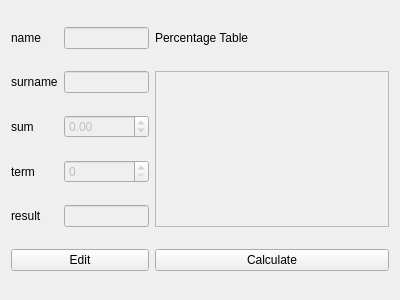
<?xml version="1.0" encoding="UTF-8"?>
<ui version="4.0">
 <class>Progresive</class>
 <widget class="QWidget" name="Progresive">
  <property name="geometry">
   <rect>
    <x>0</x>
    <y>0</y>
    <width>400</width>
    <height>300</height>
   </rect>
  </property>
  <property name="windowTitle">
   <string>Form</string>
  </property>
  <layout class="QGridLayout" name="gridLayout">
   <item row="1" column="1">
    <widget class="QLineEdit" name="surname">
     <property name="enabled">
      <bool>false</bool>
     </property>
    </widget>
   </item>
   <item row="0" column="0">
    <widget class="QLabel" name="label">
     <property name="text">
      <string>name</string>
     </property>
    </widget>
   </item>
   <item row="2" column="0">
    <widget class="QLabel" name="label_3">
     <property name="text">
      <string>sum</string>
     </property>
    </widget>
   </item>
   <item row="3" column="1">
    <widget class="QSpinBox" name="term">
     <property name="enabled">
      <bool>false</bool>
     </property>
    </widget>
   </item>
   <item row="0" column="2">
    <widget class="QLabel" name="label_6">
     <property name="text">
      <string>Percentage Table</string>
     </property>
    </widget>
   </item>
   <item row="1" column="0">
    <widget class="QLabel" name="label_2">
     <property name="text">
      <string>surname</string>
     </property>
    </widget>
   </item>
   <item row="4" column="0">
    <widget class="QLabel" name="label_5">
     <property name="text">
      <string>result</string>
     </property>
    </widget>
   </item>
   <item row="3" column="0">
    <widget class="QLabel" name="label_4">
     <property name="text">
      <string>term</string>
     </property>
    </widget>
   </item>
   <item row="0" column="1">
    <widget class="QLineEdit" name="name">
     <property name="enabled">
      <bool>false</bool>
     </property>
    </widget>
   </item>
   <item row="1" column="2" rowspan="4">
    <widget class="QTableWidget" name="percentage">
     <property name="enabled">
      <bool>false</bool>
     </property>
    </widget>
   </item>
   <item row="4" column="1">
    <widget class="QLineEdit" name="result">
     <property name="enabled">
      <bool>false</bool>
     </property>
    </widget>
   </item>
   <item row="2" column="1">
    <widget class="QDoubleSpinBox" name="sum">
     <property name="enabled">
      <bool>false</bool>
     </property>
     <property name="minimum">
      <double>-99999.000000000000000</double>
     </property>
     <property name="maximum">
      <double>99999.000000000000000</double>
     </property>
     <property name="singleStep">
      <double>500.000000000000000</double>
     </property>
    </widget>
   </item>
   <item row="5" column="0" colspan="2">
    <widget class="QPushButton" name="pushButton">
     <property name="text">
      <string>Edit</string>
     </property>
    </widget>
   </item>
   <item row="5" column="2">
    <widget class="QPushButton" name="pushButton_2">
     <property name="text">
      <string>Calculate</string>
     </property>
    </widget>
   </item>
  </layout>
 </widget>
 <resources/>
 <connections/>
</ui>
